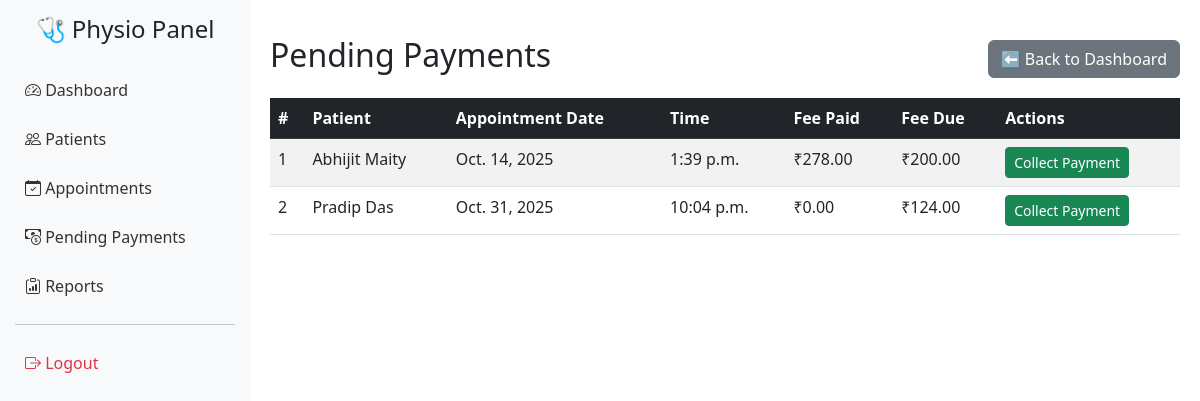
The app's page /appointments/pending/ (signed in) with its own data.
### core/models.py (models this page shows, shortened)
class Appointment(models.Model):
    STATUS_CHOICES = [
        ('Pending', 'Pending'),
        ('Attended', 'Attended'),
        ('Absent', 'Absent'),
    ]
    patient = models.ForeignKey(Patient, on_delete=models.CASCADE)
    date = models.DateField()
    time = models.TimeField()
    status = models.CharField(max_length=10, choices=STATUS_CHOICES, default='Pending')
    fee_paid = models.DecimalField(max_digits=8, decimal_places=2, default=0)
    fee_due = models.DecimalField(max_digits=8, decimal_places=2, default=0)
    notes = models.TextField(blank=True, null=True)

class Patient(models.Model):
    STATUS_CHOICES = [
        ('New', 'New'),
        ('Regular', 'Regular'),
        ('Critical', 'Critical'),
    ]
    name = models.CharField(max_length=100)
    contact = models.CharField(max_length=15)
    address = models.TextField(blank=True, null=True)
    medical_notes = models.TextField(blank=True, null=True)
    status = models.CharField(max_length=10, choices=STATUS_CHOICES, default='New')
    total_fee = models.DecimalField(max_digits=8, decimal_places=2, default=0)
    pending_fee = models.DecimalField(max_digits=8, decimal_places=2, default=0)
    notes = models.TextField(blank=True, null=True)

### core/views.py (the view)
# urls.py: path('appointments/pending/', views.pending_payments, name='pending_payments'),
@login_required
def pending_payments(request):
    pending_appointments = Appointment.objects.select_related('patient').filter(fee_due__gt=0).order_by('date', 'time')
    return render(request, 'pending_payments.html', {'pending_appointments': pending_appointments})

### templates/pending_payments.html
{% extends 'base.html' %}
{% block content %}
<div class="d-flex justify-content-between align-items-center mt-3">
    <h2>Pending Payments</h2>
    <a href="{% url 'dashboard' %}" class="btn btn-secondary">⬅ Back to Dashboard</a>
</div>
<table class="table table-striped mt-3">
    <thead class="table-dark">
        <tr>
            <th>#</th>
            <th>Patient</th>
            <th>Appointment Date</th>
            <th>Time</th>
            <th>Fee Paid</th>
            <th>Fee Due</th>
            <th>Actions</th>
        </tr>
    </thead>
    <tbody>
        {% for appointment in pending_appointments %}
        <tr>
            <td>{{ forloop.counter }}</td>
            <td>{{ appointment.patient.name }}</td>
            <td>{{ appointment.date }}</td>
            <td>{{ appointment.time }}</td>
            <td>₹{{ appointment.fee_paid }}</td>
            <td>₹{{ appointment.fee_due }}</td>
            <td>
                <a href="{% url 'collect_payment' appointment.id %}" class="btn btn-sm btn-success">Collect Payment</a>
            </td>
        </tr>
        {% empty %}
        <tr>
            <td colspan="7" class="text-center">No pending payments found.</td>
        </tr>
        {% endfor %}
    </tbody>
</table>
{% endblock %}

### templates/base.html (style rules this page uses)
body { display: flex; }

### records on screen
Appointment: patient.name "Abhijit Maity", date "Oct. 14, 2025", time "1:39 p.m.", fee_paid "278.00", fee_due "200.00"
Appointment: patient.name "Pradip Das", date "Oct. 31, 2025", time "10:04 p.m.", fee_paid "0.00", fee_due "124.00"
